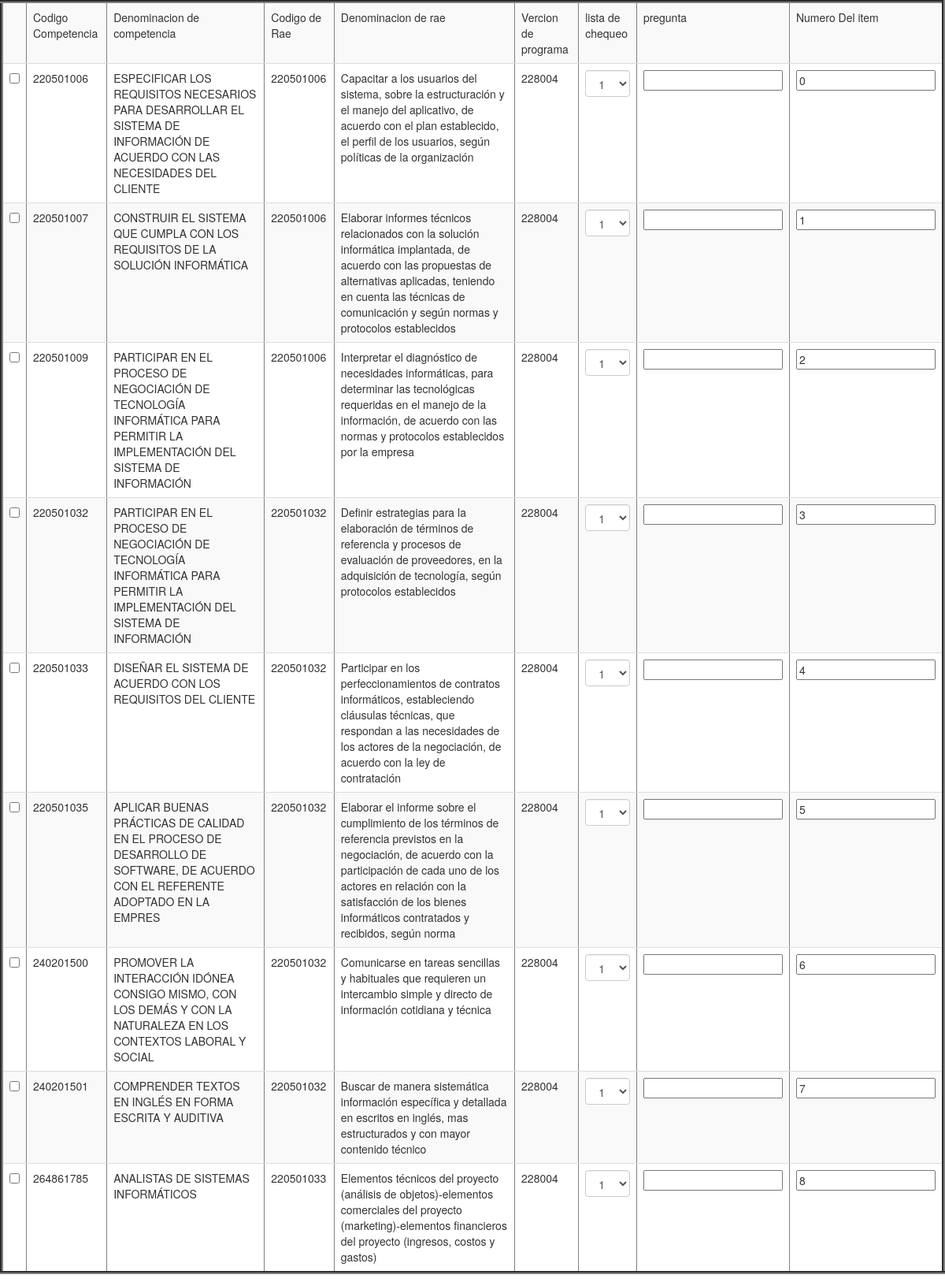
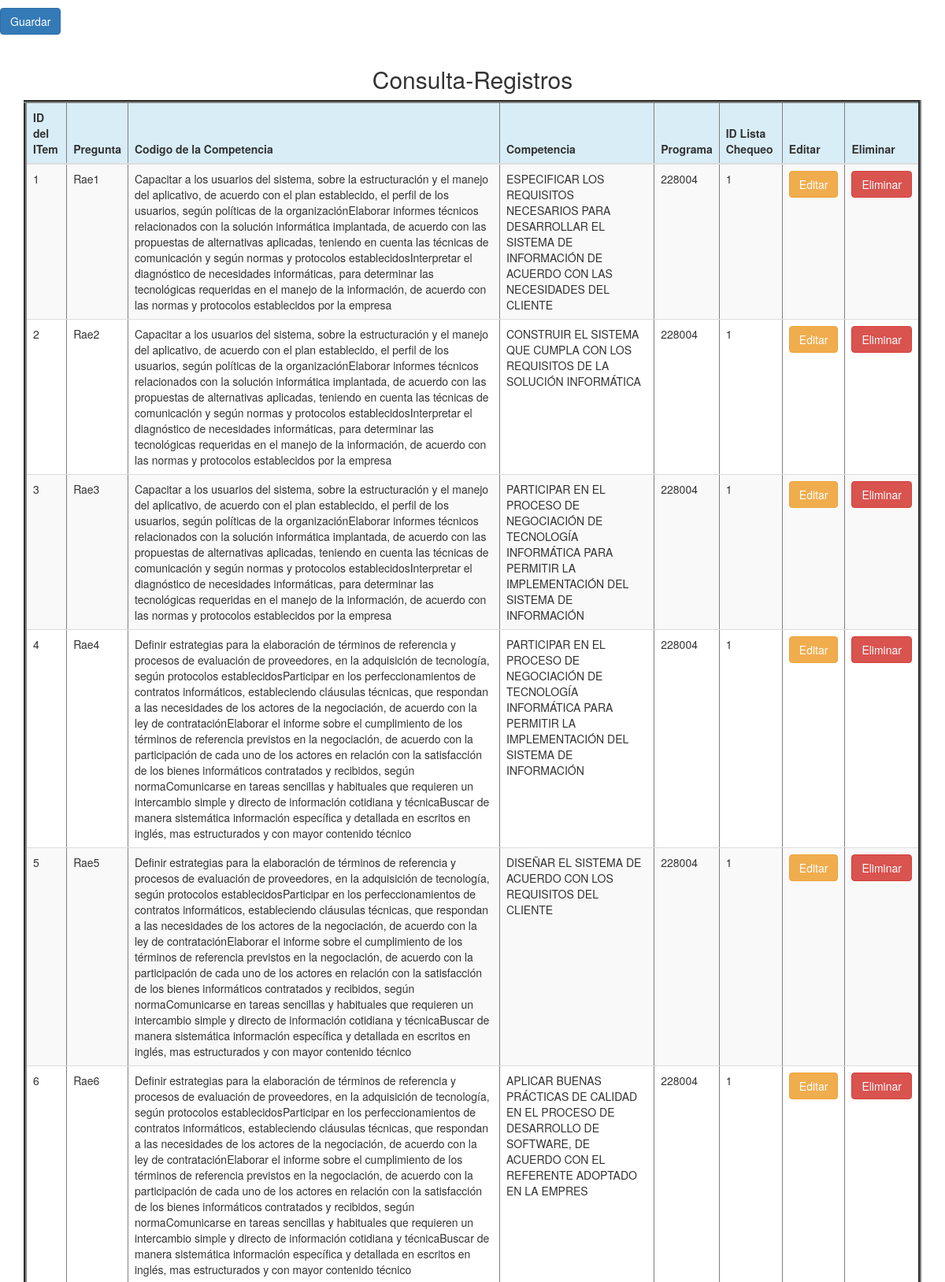
The app's page /ItemChecker/documento.php (upper part) with its own data (2 pictures, top to bottom).
### tables this page shows
CREATE TABLE `learningresult` (
  `codeL` varchar(40) NOT NULL,
  `denomination` tinytext NOT NULL,
  `codeC` varchar(15) NOT NULL,
  `programCode_version` varchar(15) NOT NULL
);

CREATE TABLE `competence` (
  `codeC` varchar(40) NOT NULL,
  `denomination` tinytext NOT NULL,
  `programCode_version` varchar(15) NOT NULL
);

CREATE TABLE `listitem` (
  `itemId` int(11) NOT NULL,
  `itemQuestion` varchar(100) NOT NULL,
  `codeL` varchar(40) NOT NULL,
  `codeC` varchar(15) NOT NULL,
  `programCode_version` varchar(15) NOT NULL,
  `listId` varchar(45) NOT NULL
);

### conexion.php (called while the page is built)
<?php
class database {
	public static function conectar (){
	try{
	$pdo=new PDO('mysql:host=localhost;dbname=db_SOSP; charset=utf8','root','');
 	$pdo->setAttribute (PDO::ATTR_ERRMODE,PDO::ERRMODE_EXCEPTION);
 	return $pdo;
	}catch (Exception $e){
	die($e->getMessage());
		}
	}
}
?>

### ItemChecker/Model.php (called while the page is built, shortened)
<?php
class ItemsCheck{
	private $pdo;
	public function __CONSTRUCT(){
	try{
	$this ->pdo=database::conectar();
	}catch(Exception $ex){
	die($e->getMessage());
	}
	}
public function Listar(){
	try{
		$result = array();
		$stm = $this->pdo->Prepare('SELECT * FROM listitem ');
		$stm->execute();
		foreach($stm->fetchAll(PDO::FETCH_OBJ) as $r) {
			$usu = new ListaCheck();
			$usu->_SET('itemId', $r->itemId);
			$usu->_SET('itemQuestion', $r->itemQuestion);
			$usu->_SET('codeL', $r->codeL);
			$usu->_SET('codeC', $r->codeC);
			$usu->_SET('programCode_version', $r->programCode_version);
			$usu->_SET('listId', $r->listId);
			$result[] = $usu;
		}
		return $result;
	}
	catch(Exception $e){
		die ($e->getMessage());
	}
}
}
?>

### ItemChecker/Controller.php (called while the page is built, shortened)
<?php
class ListaCheck{
public function _get ($k){return $this->$k;}
public function _set ($k,$V){return $this-> $k = $V;}
}
?>

### ItemChecker/documento.php (the view, shortened to what this page needs)
<?php
require_once 'Controller.php';
require_once 'model.php';
require_once '../conexion.php';
$model = new ItemsCheck();
$db = database::conectar();
?>
<!DOCTYPE html>
<html lang="es">
<head>
	<link rel="stylesheet"  href="../bootstrap/css/bootstrap.css">
	<link rel="stylesheet" type="text/css" href="css/bootstrap.min.css">
</head>
<body>
<form action ="" method="post">
<table border="4" class="table table-striped">
<tr>
	<td></td>
	<td>Codigo Competencia</td>
	<td>Denominacion de competencia</td>
	<td>Codigo de Rae</td>
	<td>Denominacion de rae</td>
	<td>Vercion de programa</td>
	<td>lista de chequeo</td>
	<td>pregunta</td>
	<td>Numero Del item</td>
</tr>
<?php
$i = 0;
foreach($db-> query('SELECT competence.denomination as denominationC, competence.codeC, learningresult.denomination as denominationL, learningresult.codeL, competence.programCode_version FROM competence, learningresult WHERE competence.codeC = learningresult.codeC')as $row){ ?>
<tr>
	<td><input name="data[<?php echo $i; ?>]" type="checkbox" id="d" value="<?php echo $row['codeC'].'***'.$row['codeL'].'***'.$row['programCode_version']; ?>"></td>
	<td><?php echo $row['codeC']; ?></td>
	<td><?php echo $row['denominationC']; ?></td>
	<td><?php echo $row['codeL']; ?></td>
	<td><?php echo $row['denominationL']; ?></td>
	<td><?php echo $row['programCode_version']; ?></td>
	<td>
	<select class="form-control" name="listId[<?php echo $i; ?>]">
	<?php
	foreach($db-> query('SELECT * FROM checklist')as $row){
	echo '<option value="'.$row['listId'].'">'.$row['listId'].'</option>';
	}
	?>
	</select>
	</td>
	<td><input type="text" name="preguntaRae[<?php echo $i; ?>]" </td>
	<td><input type="text" name="iditem[<?php echo $i; ?>]" value=<?php echo $i;?>></td>
</tr>
<?php $i++; } ?>
</table>
<input type="submit" class="btn btn-primary" value="Guardar" onclick="this.form.action='?action=registrar';"/>
</form>
<center>
	<div class="container">
		<h2>Consulta-Registros</h2>
		<div class="table-responsive">
			<table border="4" class="table table-striped">
			<thead>
				<tr class="info">
					<th>ID del ITem</th>
					<th>Pregunta</th>
					<th>Codigo de la Competencia</th>
					<th>Competencia</th>
					<th>Programa</th>
					<th>ID Lista Chequeo</th>
					<th>Editar</th>
					<th>Eliminar</th>
					</tr>
			</thead>
		<?php
		$numero=0;
		foreach ($model->Listar() as $r){
			?>
			<tr>
			<td><?php echo $r->_GET('itemId');?></td>
			<td><?php echo $r->_GET('itemQuestion');?></td>
			<td><?php  if(isset($numero)){
				foreach($db-> query('SELECT denomination FROM learningresult where codeL='.$r->_GET('codeL').'')as $row){
        		echo $row['denomination'];
        	}
        	}
			 ?></td>
			<td><?php if(isset($numero)){
				foreach($db-> query('SELECT denomination FROM competence where codeC='.$r->_GET('codeC').'')as $row){
     		 echo $row['denomination'];
	}
			}
			 ?></td>
			<td><?php echo $r->_GET('programCode_version');?></td>
			<td><?php echo $r->_GET('listId');?></td>
			<td>
				<a href="?action=editar&itemId=<?php echo $r->_GET('itemId'); ?>" class="btn btn-warning">Editar</a>
			</td>
			<td>
				<a href="?action=eliminar&itemId=<?php echo $r->_GET('itemId'); ?>" class="btn btn-danger" onclick ="return confirm('¿Esta seguro de eliminar este Usuario?')">Eliminar</a>
			</td>
			</tr>
		<?php } ?>
			</table>
			</div>
			</div>
</center>
</body>
</html>

### records on screen
learningresult: competence.codeC "220501006", competence.denomination "ESPECIFICAR LOS REQUISITOS NECESARIOS PARA DESARROLLAR EL SISTEMA DE INFORMACIÓN DE ACUERDO CON LAS NECESIDADES DEL CLIENTE", codeL "220501006", denomination "Capacitar a los usuarios del sistema, sobre la estructuración y el manejo del aplicativo, de acuerdo con el plan establecido, el perfil de los usuarios, según políticas de la organización", competence.programCode_version "228004"
learningresult: competence.codeC "220501007", competence.denomination "CONSTRUIR EL SISTEMA QUE CUMPLA CON LOS REQUISITOS DE LA SOLUCIÓN INFORMÁTICA", codeL "220501006", denomination "Elaborar informes técnicos relacionados con la solución informática implantada, de acuerdo con las propuestas de alternativas aplicadas, teniendo en cuenta las técnicas de comunicación y según normas y protocolos establecidos", competence.programCode_version "228004"
learningresult: competence.codeC "220501009", competence.denomination "PARTICIPAR EN EL PROCESO DE NEGOCIACIÓN DE TECNOLOGÍA INFORMÁTICA PARA PERMITIR LA IMPLEMENTACIÓN DEL SISTEMA DE INFORMACIÓN", codeL "220501006", denomination "Interpretar el diagnóstico de necesidades informáticas, para determinar las tecnológicas requeridas en el manejo de la información, de acuerdo con las normas y protocolos establecidos por la empresa", competence.programCode_version "228004"
learningresult: competence.codeC "220501032", competence.denomination "PARTICIPAR EN EL PROCESO DE NEGOCIACIÓN DE TECNOLOGÍA INFORMÁTICA PARA PERMITIR LA IMPLEMENTACIÓN DEL SISTEMA DE INFORMACIÓN", codeL "220501032", denomination "Definir estrategias para la elaboración de términos de referencia y procesos de evaluación de proveedores, en la adquisición de tecnología, según protocolos establecidos", competence.programCode_version "228004"
learningresult: competence.codeC "220501033", competence.denomination "DISEÑAR EL SISTEMA DE ACUERDO CON LOS REQUISITOS DEL CLIENTE", codeL "220501032", denomination "Participar en los perfeccionamientos de contratos informáticos, estableciendo cláusulas técnicas, que respondan a las necesidades de los actores de la negociación, de acuerdo con la ley de contratación", competence.programCode_version "228004"
learningresult: competence.codeC "220501035", competence.denomination "APLICAR BUENAS PRÁCTICAS DE CALIDAD EN EL PROCESO DE DESARROLLO DE SOFTWARE, DE ACUERDO CON EL REFERENTE ADOPTADO EN LA EMPRES", codeL "220501032", denomination "Elaborar el informe sobre el cumplimiento de los términos de referencia previstos en la negociación, de acuerdo con la participación de cada uno de los actores en relación con la satisfacción de los bienes informáticos contratados y recibidos, según norma", competence.programCode_version "228004"
learningresult: competence.codeC "240201500", competence.denomination "PROMOVER LA INTERACCIÓN IDÓNEA CONSIGO MISMO, CON LOS DEMÁS Y CON LA NATURALEZA EN LOS CONTEXTOS LABORAL Y SOCIAL", codeL "220501032", denomination "Comunicarse en tareas sencillas y habituales que requieren un intercambio simple y directo de información cotidiana y técnica", competence.programCode_version "228004"
learningresult: competence.codeC "240201501", competence.denomination "COMPRENDER TEXTOS EN INGLÉS EN FORMA ESCRITA Y AUDITIVA", codeL "220501032", denomination "Buscar de manera sistemática información específica y detallada en escritos en inglés, mas estructurados y con mayor contenido técnico", competence.programCode_version "228004"
learningresult: competence.codeC "264861785", competence.denomination "ANALISTAS DE SISTEMAS INFORMÁTICOS", codeL "220501033", denomination "Elementos técnicos del proyecto (análisis de objetos)-elementos comerciales del proyecto (marketing)-elementos financieros del proyecto (ingresos, costos y gastos)", competence.programCode_version "228004"
listitem: _GET "1", _GET "Rae1", _GET "228004"
competence: denomination "ESPECIFICAR LOS REQUISITOS NECESARIOS PARA DESARROLLAR EL SISTEMA DE INFORMACIÓN DE ACUERDO CON LAS NECESIDADES DEL CLIENTE"
listitem: _GET "2", _GET "Rae2", _GET "228004", _GET "1"
competence: denomination "CONSTRUIR EL SISTEMA QUE CUMPLA CON LOS REQUISITOS DE LA SOLUCIÓN INFORMÁTICA"
listitem: _GET "3", _GET "Rae3", _GET "228004", _GET "1"
competence: denomination "PARTICIPAR EN EL PROCESO DE NEGOCIACIÓN DE TECNOLOGÍA INFORMÁTICA PARA PERMITIR LA IMPLEMENTACIÓN DEL SISTEMA DE INFORMACIÓN"
listitem: _GET "4", _GET "Rae4", _GET "228004", _GET "1"
listitem: _GET "5", _GET "Rae5", _GET "228004", _GET "1"
competence: denomination "DISEÑAR EL SISTEMA DE ACUERDO CON LOS REQUISITOS DEL CLIENTE"
listitem: _GET "6", _GET "Rae6", _GET "228004", _GET "1"
competence: denomination "APLICAR BUENAS PRÁCTICAS DE CALIDAD EN EL PROCESO DE DESARROLLO DE SOFTWARE, DE ACUERDO CON EL REFERENTE ADOPTADO EN LA EMPRES"

### other values on screen
form field value "1"
